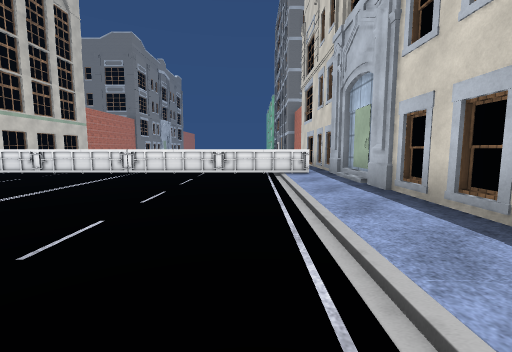
view 1 (above)

22 first-person views from a walk through a Unity game level. The camera is 1.4 m above the floor, tilts 6° down and sees 90° across. Doors are open. The floor is counted in squares, 2 m on a side. Each view is taken from the middle of a square. On the plan, view 1 faces up. The plan holds only what a view shows up to about 9 squares ahead; the rest is blank. The place goes on beyond the plan. Some animated figures are not drawn. Some surface patterns are stand-ins.

view 2
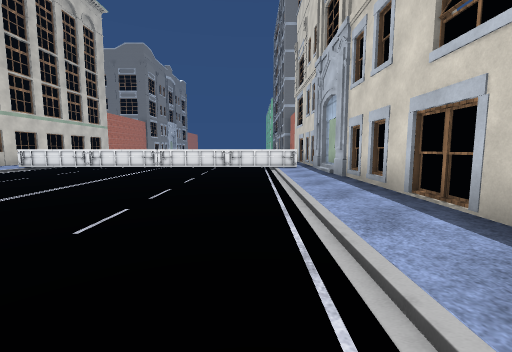

view 3
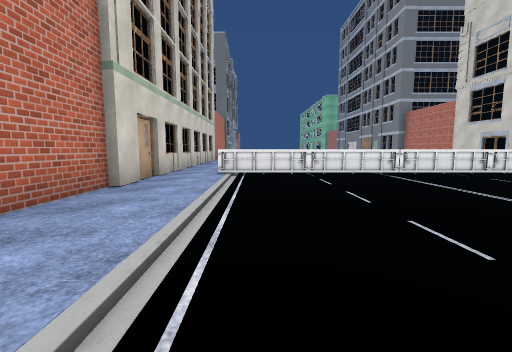

view 4
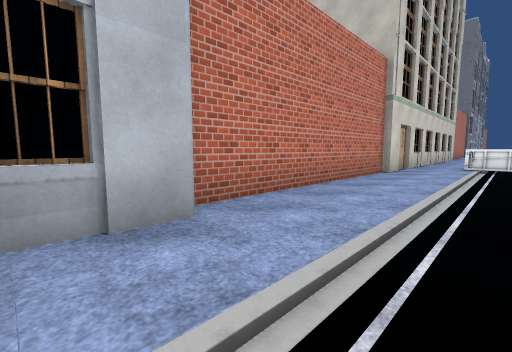

view 5
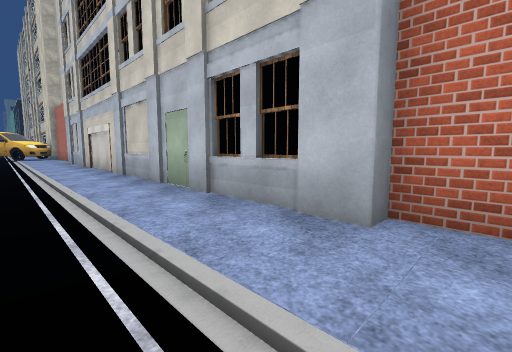

view 6
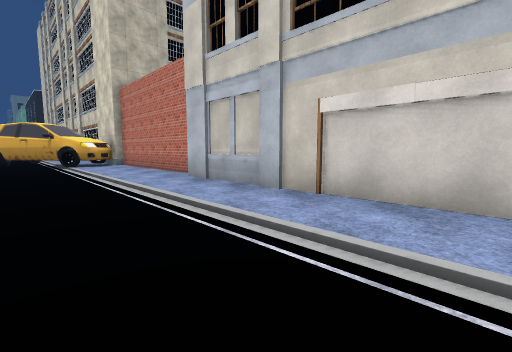

view 7
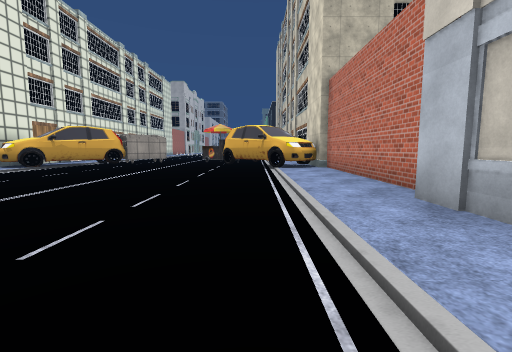

view 8
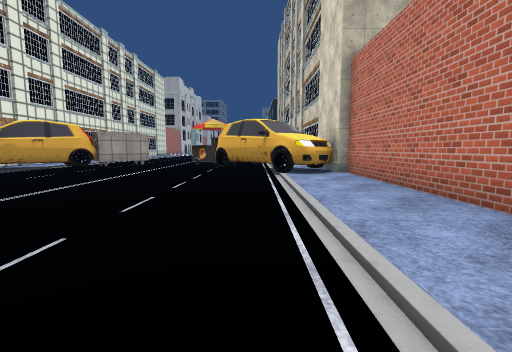

view 9
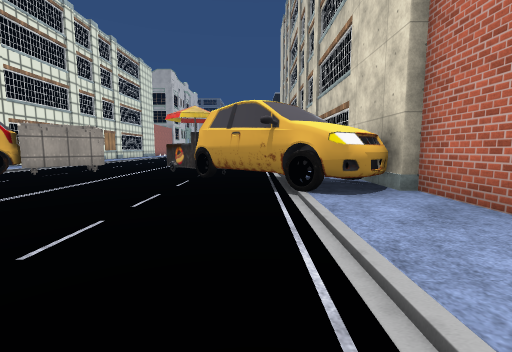

view 10
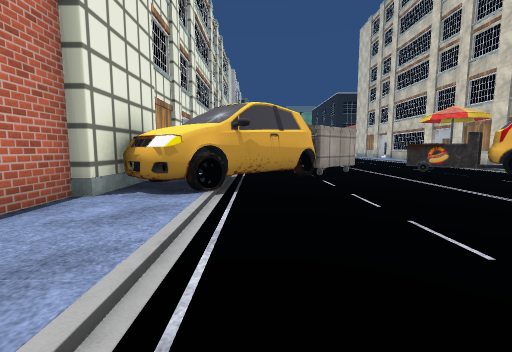

view 11
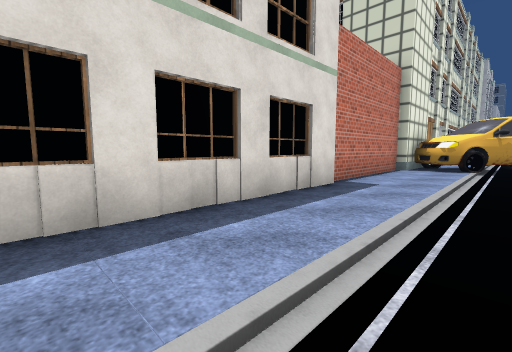

view 12
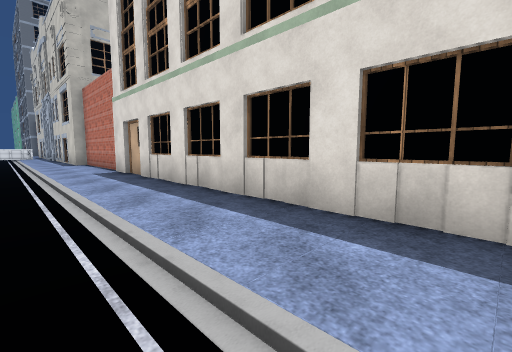

view 13
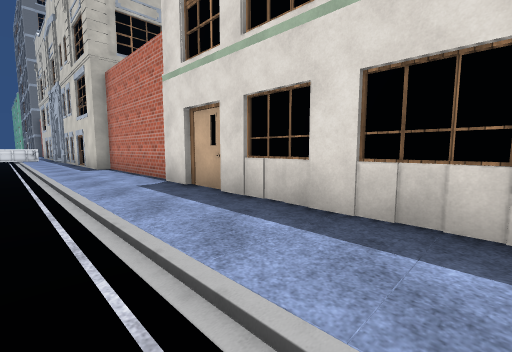

view 14
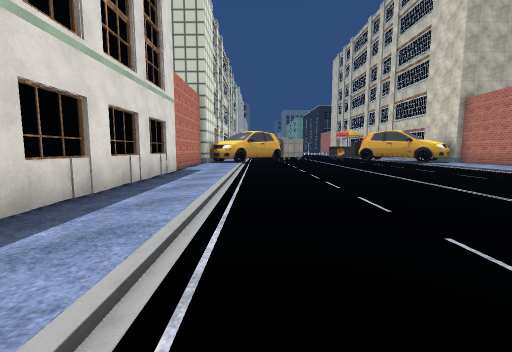

view 15
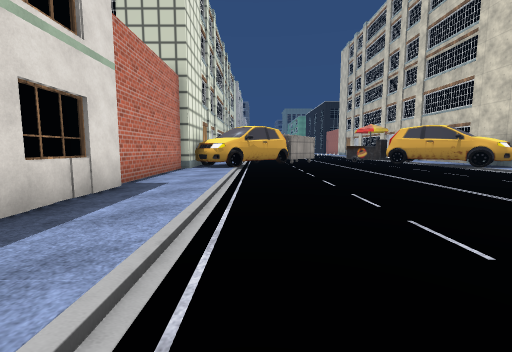

view 16
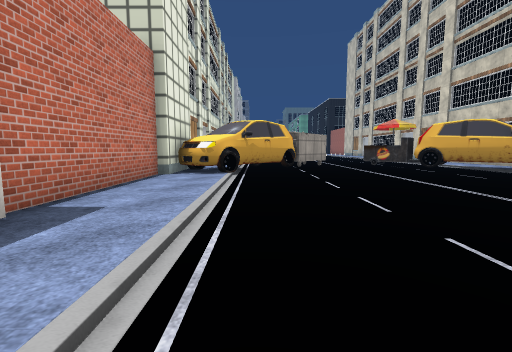

view 17
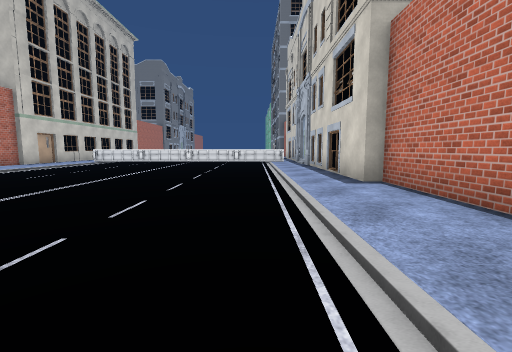

view 18
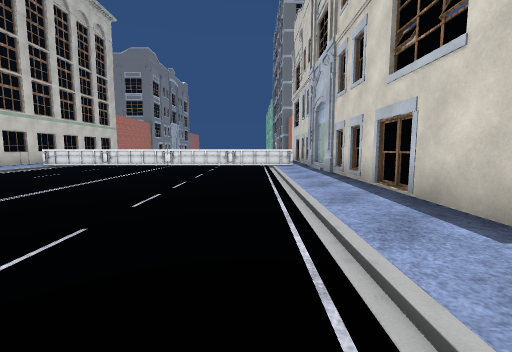

view 19
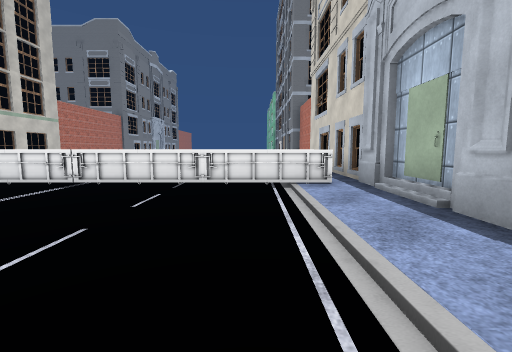

view 20
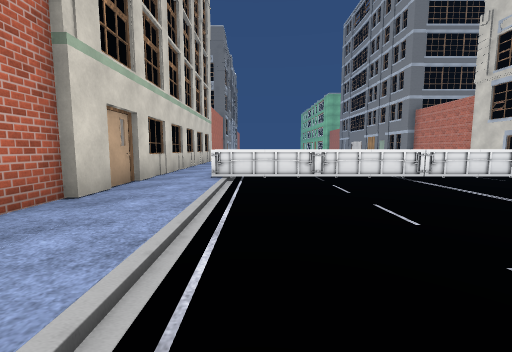

view 21
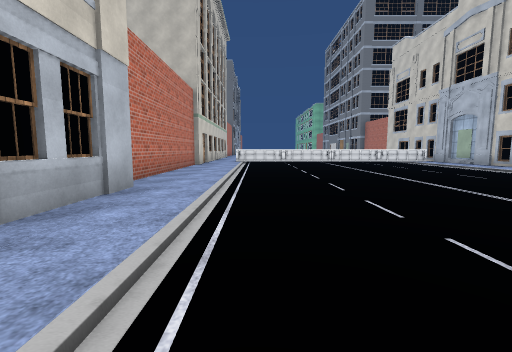

view 22
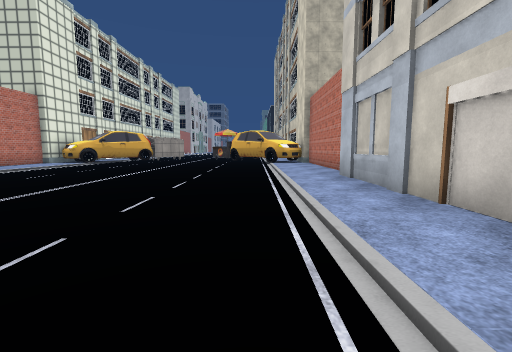

### Floor plan
Key: @ floor where view 1 was taken; # wall or solid block; . main floor; : floor 0.25 m higher than the main floor; ^ raised ledge; B building; O other object.
Columns run from 12 left of view 1 to 3 right of it. Each row starts with its distance up from view 1.
  9    B^         B
  8    B^ ^^^^^^^^B
  7    B^^^^^^^^^^B
  6    B .  .....:B
  5    B:.  .....:B
  4 BB#::........:B
  3   ##:........:B
  2   ##:........:B
  1   ##:.  .....:B
  0   ##:.  ....@:B
 -1   #::.  .....:##
 -2   #B:.  .....:##
 -3    B:...  ...:#
 -4    B:...  ...:#
 -5    B:...  ...:#
 -6    B:.      .:#
 -7    B:.      .:B
 -8    B:.      .:B
 -9    B:...  ...:B
-10    B:...  ...:B
-11    B:...  ...:B
-12    B:.  ..  .:B
-13    B:........:B
-14    B:........:B
-15   ##:........:#
-16   #::........:##
-17   ##:.  ..  .:#
-18   ##:........:#
-19   #::........:#
-20   ###........##
-21    ###  ..  ###
-22       # .. ##
-23       ##..OO#
-24        #. O

Where each view was taken, in squares from view 1:
view 1: 0 up, 0 right, facing up
view 2: 2 down, 0 right, facing up
view 3: 0 up, 7 left, facing up
view 4: 3 down, 7 left, facing up-left
view 5: 1 down, 7 left, facing down-left
view 6: 9 down, 6 left, facing down-left
view 7: 11 down, 7 left, facing down
view 8: 13 down, 7 left, facing down
view 9: 16 down, 7 left, facing down
view 10: 16 down, 0 right, facing down
view 11: 11 down, 0 right, facing down-right
view 12: 13 down, 0 right, facing up-right
view 13: 10 down, 0 right, facing up-right
view 14: 8 down, 0 right, facing down
view 15: 11 down, 0 right, facing down
view 16: 13 down, 0 right, facing down
view 17: 6 down, 0 right, facing up
view 18: 3 down, 0 right, facing up
view 19: 2 up, 0 right, facing up
view 20: 1 up, 7 left, facing up
view 21: 6 down, 7 left, facing up
view 22: 8 down, 7 left, facing down
